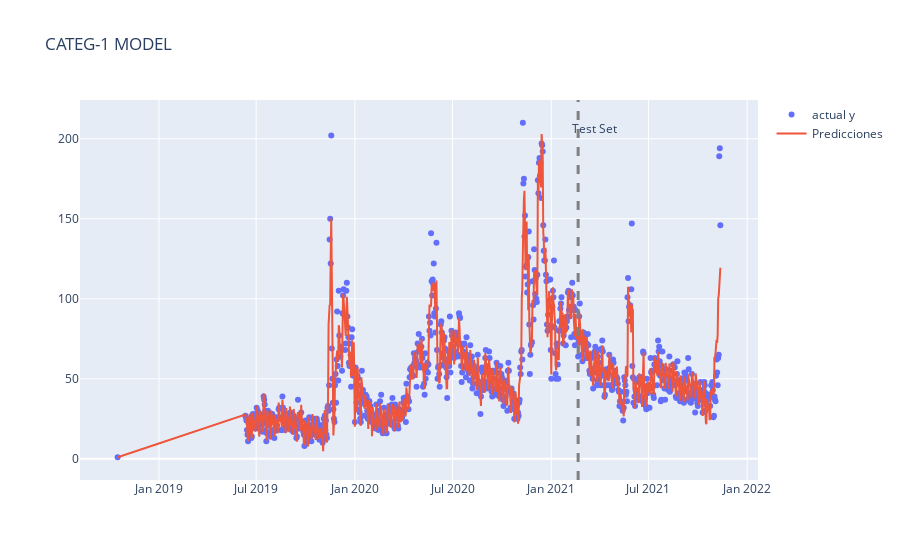

The notebook cell saved with this chart:
### Code cell
performance_plot(preds_df_1,df_1, 'CATEG-1')

### Figure 1 — Plotly figure (JSON) as saved in the notebook; plotly's stock layout.template omitted (floating-point values rounded to 4 significant figures; data arrays with more than 128 entries replaced by an {"elided": "..."} marker saying what was removed)
{"data": [{"mode": "markers", "name": "actual y", "type": "scatter", "x": {"elided": "887 str values"}, "y": {"elided": "887 int values"}}, {"name": "Predicciones", "type": "scatter", "x": {"elided": "887 str values"}, "y": {"elided": "887 float values"}}], "layout": {"annotations": [{"showarrow": false, "text": "Test Set", "x": "2021-03-22T00:00:00", "y": 200, "yshift": 10}], "shapes": [{"line": {"color": "grey", "dash": "dash", "width": 3}, "type": "line", "x0": "2021-02-20T00:00:00", "x1": "2021-02-20T00:00:00", "xref": "x", "y0": 0, "y1": 1, "yref": "y domain"}], "title": {"text": "CATEG-1 MODEL"}}}
